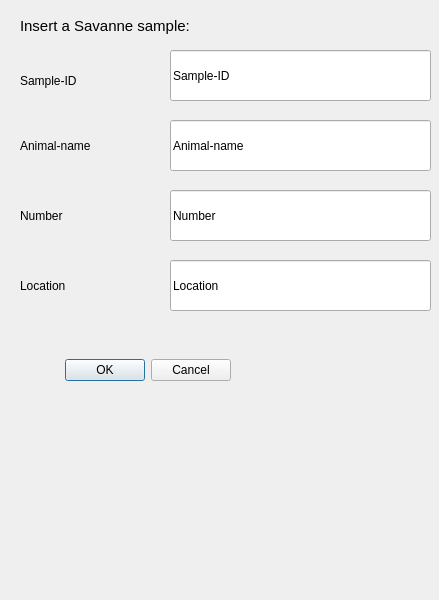
<?xml version="1.0" encoding="UTF-8"?>
<ui version="4.0">
 <class>Savanne</class>
 <widget class="QDialog" name="Savanne">
  <property name="geometry">
   <rect>
    <x>0</x>
    <y>0</y>
    <width>439</width>
    <height>600</height>
   </rect>
  </property>
  <property name="windowTitle">
   <string>Savanne Sample Input</string>
  </property>
  <widget class="QDialogButtonBox" name="buttonBox">
   <property name="geometry">
    <rect>
     <x>-160</x>
     <y>330</y>
     <width>391</width>
     <height>81</height>
    </rect>
   </property>
   <property name="orientation">
    <enum>Qt::Horizontal</enum>
   </property>
   <property name="standardButtons">
    <set>QDialogButtonBox::Cancel|QDialogButtonBox::Ok</set>
   </property>
  </widget>
  <widget class="QLineEdit" name="lineSample">
   <property name="geometry">
    <rect>
     <x>170</x>
     <y>50</y>
     <width>261</width>
     <height>51</height>
    </rect>
   </property>
   <property name="text">
    <string>Sample-ID</string>
   </property>
  </widget>
  <widget class="QLabel" name="label">
   <property name="geometry">
    <rect>
     <x>20</x>
     <y>50</y>
     <width>151</width>
     <height>61</height>
    </rect>
   </property>
   <property name="text">
    <string>Sample-ID</string>
   </property>
  </widget>
  <widget class="QLabel" name="label_2">
   <property name="geometry">
    <rect>
     <x>20</x>
     <y>120</y>
     <width>141</width>
     <height>51</height>
    </rect>
   </property>
   <property name="text">
    <string>Animal-name</string>
   </property>
  </widget>
  <widget class="QLabel" name="label_3">
   <property name="geometry">
    <rect>
     <x>20</x>
     <y>190</y>
     <width>141</width>
     <height>51</height>
    </rect>
   </property>
   <property name="text">
    <string>Number</string>
   </property>
  </widget>
  <widget class="QLabel" name="label_4">
   <property name="geometry">
    <rect>
     <x>20</x>
     <y>240</y>
     <width>141</width>
     <height>91</height>
    </rect>
   </property>
   <property name="text">
    <string>Location</string>
   </property>
  </widget>
  <widget class="QLineEdit" name="lineAnimal">
   <property name="geometry">
    <rect>
     <x>170</x>
     <y>120</y>
     <width>261</width>
     <height>51</height>
    </rect>
   </property>
   <property name="text">
    <string>Animal-name</string>
   </property>
  </widget>
  <widget class="QLineEdit" name="lineNumber">
   <property name="geometry">
    <rect>
     <x>170</x>
     <y>190</y>
     <width>261</width>
     <height>51</height>
    </rect>
   </property>
   <property name="text">
    <string>Number</string>
   </property>
  </widget>
  <widget class="QLineEdit" name="lineLocation">
   <property name="geometry">
    <rect>
     <x>170</x>
     <y>260</y>
     <width>261</width>
     <height>51</height>
    </rect>
   </property>
   <property name="text">
    <string>Location</string>
   </property>
  </widget>
  <widget class="QLabel" name="label_5">
   <property name="geometry">
    <rect>
     <x>20</x>
     <y>-10</y>
     <width>601</width>
     <height>71</height>
    </rect>
   </property>
   <property name="font">
    <font>
     <pointsize>11</pointsize>
    </font>
   </property>
   <property name="text">
    <string>Insert a Savanne sample:</string>
   </property>
  </widget>
 </widget>
 <resources/>
 <connections>
  <connection>
   <sender>buttonBox</sender>
   <signal>accepted()</signal>
   <receiver>Savanne</receiver>
   <slot>accept()</slot>
   <hints>
    <hint type="sourcelabel">
     <x>248</x>
     <y>254</y>
    </hint>
    <hint type="destinationlabel">
     <x>157</x>
     <y>274</y>
    </hint>
   </hints>
  </connection>
  <connection>
   <sender>buttonBox</sender>
   <signal>rejected()</signal>
   <receiver>Savanne</receiver>
   <slot>reject()</slot>
   <hints>
    <hint type="sourcelabel">
     <x>316</x>
     <y>260</y>
    </hint>
    <hint type="destinationlabel">
     <x>286</x>
     <y>274</y>
    </hint>
   </hints>
  </connection>
 </connections>
</ui>
